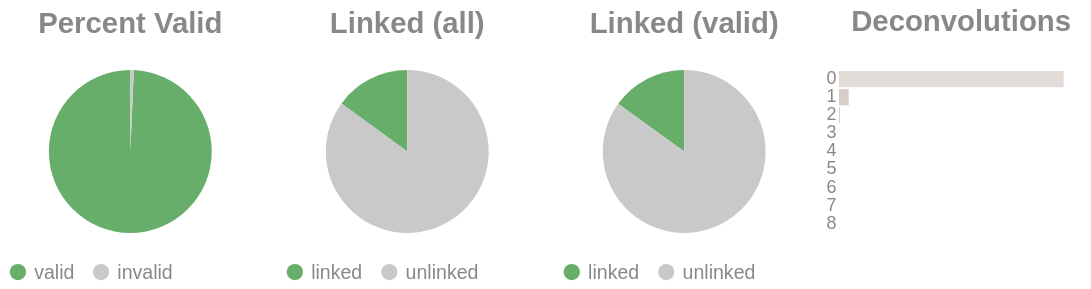

Notebook cell for this chart:
### Code cell
if SKIPLR:
    pass
else:
    clash = Counter()
    for i in valids['molecule'].to_list():
        _mol = i.split("-")
        if len(_mol) == 1:
            clash.update('0')
        else:
            clash.update(_mol[-1])

    _d = {"deconvolutions": [], 'count': []}
    for k,v in clash.items():
        _d['deconvolutions'].append(k)
        _d['count'].append(v)

    tot_valid = valids['reads'].sum()
    mask = valids['reads'] >= 2
    n_linked_reads = valids.filter(mask)['reads'].sum()
    if n_linked_reads == 0:
        print_html("No linked molecules (>=2 reads) were detected; skipping linked-only distributions.")
        SKIPLR = True
    else:
        perc_valid = round(tot_valid / n_reads, 4)
        linked_perc_abs = round(n_linked_reads / n_reads, 4)
        linked_perc = round(n_linked_reads / tot_valid, 4)

    _valid = pl.DataFrame({"valids": ['valid', 'invalid'], "count": [tot_valid, n_reads - tot_valid]})
    _linked_abs = pl.DataFrame({"linked (absolute)": ['linked', 'unlinked'], "count": [n_linked_reads, n_reads - n_linked_reads]})
    _linked_rel = pl.DataFrame({"linked (valids)": ['linked', 'unlinked'], "count": [n_linked_reads, tot_valid - n_linked_reads]})

    (
        alt.hconcat(
            piechart(_valid, goodval = 'valid', title = "Percent Valid"),
            piechart(_linked_abs, goodval = "linked", title =  "Linked (all)"),
            piechart(_linked_rel, goodval = "linked", title =  "Linked (valid)"),
            convolutionbar(pl.DataFrame(_d), title = "Deconvolutions"),
            center = True,
            bounds = 'flush'
        )
        .resolve_scale(color='independent')
        .resolve_legend('independent')
        .properties(usermeta={'embedOptions': {"actions": False}})
    ).display()

### Figure 1 — Vega-Lite specification as saved in the notebook (floating-point values rounded to 4 significant figures)
{"width": "container", "height": 400, "config": {"title": {"anchor": "start", "dy": -15, "fontSize": 18, "color": "#888888", "subtitleColor": "#888888", "subtitleFontSize": 14}, "arc": {"fill": "#0072B2"}, "axis": {"domainColor": "#888888", "domainWidth": 0.5, "gridWidth": 0.2, "grid": false, "titleFontWeight": 400, "titleFontSize": 15, "labelFontSize": 11, "labelColor": "#888888", "tickColor": "#888888", "tickWidth": 0.2, "titleColor": "#888888"}, "axisBand": {"grid": false}, "axisX": {"grid": true, "tickSize": 10, "domainCap": "round"}, "axisY": {"domain": false, "grid": true, "tickSize": 0, "domainCap": "round"}, "background": "transparent", "header": {"labelFontSize": 15, "labelColor": "#888888", "titleFontSize": 15, "titleFontWeight": 600, "titleColor": "#888888"}, "legend": {"labelFont": "sans-serif", "labelFontSize": 12, "labelColor": "#888888", "symbolSize": 100, "symbolType": "circle", "titleFontSize": 12, "titlePadding": 10, "titleColor": "#888888", "title": null}, "range": {"category": ["#E69F00", "#56B4E9", "#009E73", "#F0E442", "#0072B2", "#D55E00", "#CC79A7", "#000000"], "diverging": ["#cfe8f3", "#a2d4ec", "#73bfe2", "#46abdb", "#1696d2", "#12719e"]}, "area": {"fill": "#0072B2", "fillOpacity": 0.7, "line": true, "strokeOpacity": 0.7}, "line": {"color": "#0072B2", "stroke": "#0072B2", "strokeWidth": 2}, "trail": {"color": "#0072B2", "stroke": "#0072B2", "strokeWidth": 0, "size": 1}, "point": {"filled": true, "fillOpacity": 1.0, "size": 95}, "text": {"color": "#888888", "fontSize": 11, "align": "right", "fontWeight": 400, "size": 11}, "bar": {"fill": "#0072B2", "stroke": null}, "view": {"stroke": null, "continuousWidth": 660, "continuousHeight": 400}}, "hconcat": [{"data": {"name": "data-4755cbd418d7eada2af3996ebb5d686e"}, "mark": {"type": "arc"}, "encoding": {"color": {"field": "valids", "legend": {"orient": "bottom", "title": null}, "scale": {"domain": ["valid", "invalid"], "range": ["#68ae6b", "#C9C9C9"]}, "title": "Valids", "type": "nominal"}, "theta": {"field": "count", "type": "quantitative"}, "tooltip": [{"field": "valids", "title": "Valids", "type": "ordinal"}, {"field": "percent", "format": ".2%", "title": "Percent", "type": "quantitative"}, {"field": "count", "title": "Count", "type": "quantitative"}]}, "height": 100, "title": {"text": "Percent Valid", "align": "center", "anchor": "middle"}, "transform": [{"calculate": "datum.count / 6337457", "as": "percent"}], "width": 150}, {"data": {"name": "data-d437c77e3fec29a28f81b206f48bb054"}, "mark": {"type": "arc"}, "encoding": {"color": {"field": "linked (absolute)", "legend": {"orient": "bottom", "title": null}, "scale": {"domain": ["linked", "unlinked"], "range": ["#68ae6b", "#C9C9C9"]}, "title": "Linked (Absolute)", "type": "nominal"}, "theta": {"field": "count", "type": "quantitative"}, "tooltip": [{"field": "linked (absolute)", "title": "Linked (Absolute)", "type": "ordinal"}, {"field": "percent", "format": ".2%", "title": "Percent", "type": "quantitative"}, {"field": "count", "title": "Count", "type": "quantitative"}]}, "height": 100, "title": {"text": "Linked (all)", "align": "center", "anchor": "middle"}, "transform": [{"calculate": "datum.count / 6337457", "as": "percent"}], "width": 150}, {"data": {"name": "data-8674d9312f89dc195450dba44a4d0d30"}, "mark": {"type": "arc"}, "encoding": {"color": {"field": "linked (valids)", "legend": {"orient": "bottom", "title": null}, "scale": {"domain": ["linked", "unlinked"], "range": ["#68ae6b", "#C9C9C9"]}, "title": "Linked (Valids)", "type": "nominal"}, "theta": {"field": "count", "type": "quantitative"}, "tooltip": [{"field": "linked (valids)", "title": "Linked (Valids)", "type": "ordinal"}, {"field": "percent", "format": ".2%", "title": "Percent", "type": "quantitative"}, {"field": "count", "title": "Count", "type": "quantitative"}]}, "height": 100, "title": {"text": "Linked (valid)", "align": "center", "anchor": "middle"}, "transform": [{"calculate": "datum.count / 6294304", "as": "percent"}], "width": 150}, {"data": {"name": "data-910253911fdaad9eb26c0fe446ee0b69"}, "mark": {"type": "bar"}, "encoding": {"color": {"field": "deconvolutions", "legend": null, "scale": {"scheme": "lightgreyred"}, "type": "nominal"}, "tooltip": [{"field": "deconvolutions", "title": "Deconvolutions", "type": "ordinal"}, {"field": "percent", "format": ".2%", "title": "Percent", "type": "quantitative"}, {"field": "count", "title": "Count", "type": "quantitative"}], "x": {"axis": null, "field": "count", "type": "quantitative"}, "y": {"field": "deconvolutions", "sort": "ascending", "title": null, "type": "nominal"}}, "height": 100, "title": {"text": "Deconvolutions", "align": "center", "anchor": "middle"}, "transform": [{"calculate": "datum.count / 5780419", "as": "percent"}], "width": 150}], "bounds": "flush", "center": true, "resolve": {"legend": {"angle": "independent"}, "scale": {"color": "independent"}}, "usermeta": {"embedOptions": {"actions": false}}, "$schema": "https://vega.github.io/schema/vega-lite/v6.1.0.json", "datasets": {"data-4755cbd418d7eada2af3996ebb5d686e": [{"valids": "valid", "count": 6294304}, {"valids": "invalid", "count": 43153}], "data-d437c77e3fec29a28f81b206f48bb054": [{"linked (absolute)": "linked", "count": 947820}, {"linked (absolute)": "unlinked", "count": 5389637}], "data-8674d9312f89dc195450dba44a4d0d30": [{"linked (valids)": "linked", "count": 947820}, {"linked (valids)": "unlinked", "count": 5346484}], "data-910253911fdaad9eb26c0fe446ee0b69": [{"deconvolutions": "0", "count": 5518233}, {"deconvolutions": "1", "count": 240317}, {"deconvolutions": "2", "count": 19444}, {"deconvolutions": "3", "count": 2117}, {"deconvolutions": "4", "count": 263}, {"deconvolutions": "5", "count": 36}, {"deconvolutions": "6", "count": 5}, {"deconvolutions": "7", "count": 3}, {"deconvolutions": "8", "count": 1}]}}
